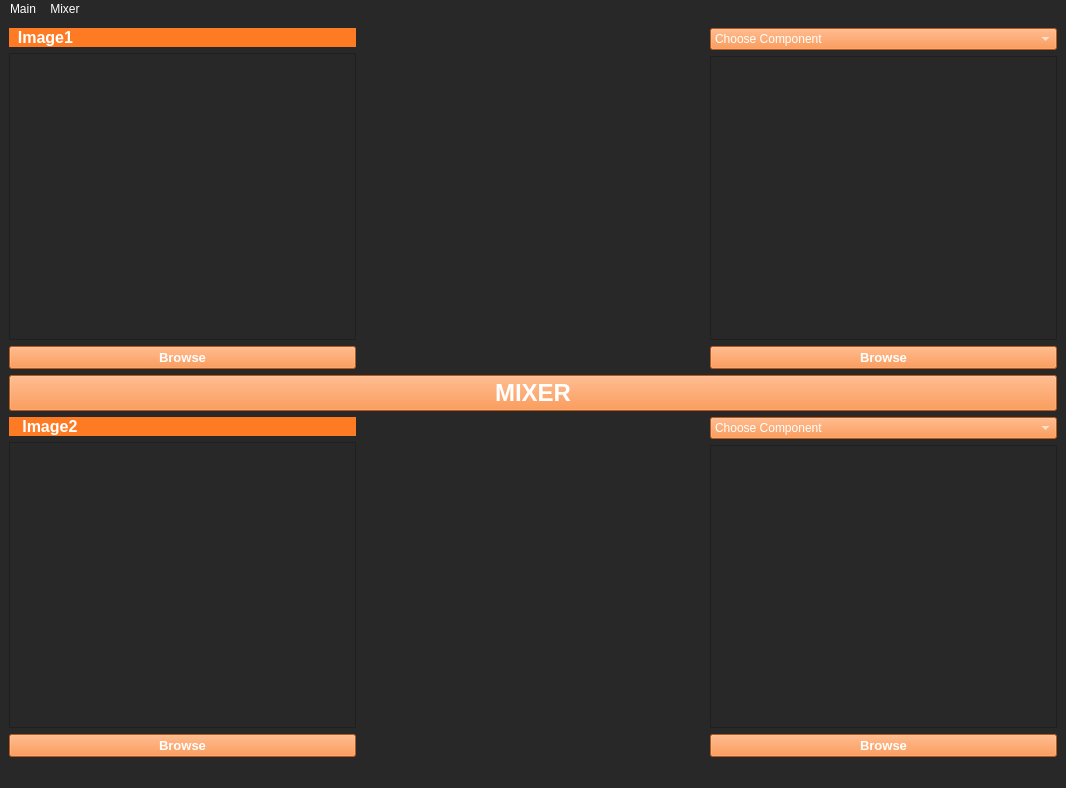
<?xml version="1.0" encoding="UTF-8"?>
<ui version="4.0">
 <class>MainWindow</class>
 <widget class="QMainWindow" name="MainWindow">
  <property name="geometry">
   <rect>
    <x>0</x>
    <y>0</y>
    <width>1066</width>
    <height>788</height>
   </rect>
  </property>
  <property name="windowTitle">
   <string>MainWindow</string>
  </property>
  <property name="styleSheet">
   <string notr="true">background-color: rgb(40, 40, 40);
color: rgb(255, 255, 255);</string>
  </property>
  <widget class="QWidget" name="centralwidget">
   <layout class="QGridLayout" name="gridLayout_9">
    <item row="0" column="0">
     <layout class="QGridLayout" name="gridLayout_2">
      <item row="0" column="0">
       <layout class="QGridLayout" name="gridLayout">
        <item row="0" column="0">
         <widget class="QLabel" name="label1">
          <property name="font">
           <font>
            <pointsize>12</pointsize>
            <weight>75</weight>
            <bold>true</bold>
           </font>
          </property>
          <property name="styleSheet">
           <string notr="true">
background-color: rgb(255, 123, 35);</string>
          </property>
          <property name="text">
           <string>  Image1</string>
          </property>
         </widget>
        </item>
        <item row="1" column="0">
         <widget class="PlotWidget" name="imageViewer1">
          <property name="styleSheet">
           <string notr="true">background-color: rgb(40,40, 40);</string>
          </property>
         </widget>
        </item>
       </layout>
      </item>
      <item row="1" column="0">
       <widget class="QPushButton" name="browseImage1">
        <property name="font">
         <font>
          <pointsize>10</pointsize>
          <weight>75</weight>
          <bold>true</bold>
         </font>
        </property>
        <property name="styleSheet">
         <string notr="true">
background-color: rgb(255, 123, 35);</string>
        </property>
        <property name="text">
         <string>Browse</string>
        </property>
       </widget>
      </item>
      <item row="0" column="1">
       <spacer name="horizontalSpacer">
        <property name="orientation">
         <enum>Qt::Horizontal</enum>
        </property>
        <property name="sizeHint" stdset="0">
         <size>
          <width>148</width>
          <height>20</height>
         </size>
        </property>
       </spacer>
      </item>
      <item row="0" column="2" rowspan="2">
       <layout class="QGridLayout" name="gridLayout_6">
        <item row="0" column="0">
         <layout class="QGridLayout" name="gridLayout_4">
          <item row="0" column="0">
           <widget class="QComboBox" name="comboBox">
            <property name="styleSheet">
             <string notr="true">
background-color: rgb(255, 123, 35);</string>
            </property>
            <item>
             <property name="text">
              <string>Choose Component</string>
             </property>
            </item>
            <item>
             <property name="text">
              <string>Magnitude</string>
             </property>
            </item>
            <item>
             <property name="text">
              <string>Phase</string>
             </property>
            </item>
            <item>
             <property name="text">
              <string>Real</string>
             </property>
            </item>
            <item>
             <property name="text">
              <string>Imaginary</string>
             </property>
            </item>
           </widget>
          </item>
          <item row="1" column="0">
           <widget class="PlotWidget" name="graph1">
            <property name="styleSheet">
             <string notr="true">background-color: rgb(40, 40, 40);</string>
            </property>
           </widget>
          </item>
         </layout>
        </item>
        <item row="1" column="0">
         <widget class="QPushButton" name="browseBtn1">
          <property name="font">
           <font>
            <pointsize>10</pointsize>
            <weight>75</weight>
            <bold>true</bold>
           </font>
          </property>
          <property name="autoFillBackground">
           <bool>false</bool>
          </property>
          <property name="styleSheet">
           <string notr="true">
background-color: rgb(255, 123, 35);</string>
          </property>
          <property name="text">
           <string>Browse</string>
          </property>
         </widget>
        </item>
       </layout>
      </item>
     </layout>
    </item>
    <item row="2" column="0">
     <layout class="QGridLayout" name="gridLayout_8">
      <item row="0" column="0">
       <layout class="QGridLayout" name="gridLayout_3">
        <item row="0" column="0">
         <widget class="QLabel" name="label2">
          <property name="font">
           <font>
            <pointsize>12</pointsize>
            <weight>75</weight>
            <bold>true</bold>
           </font>
          </property>
          <property name="styleSheet">
           <string notr="true">
background-color: rgb(255, 123, 35);</string>
          </property>
          <property name="text">
           <string>   Image2</string>
          </property>
         </widget>
        </item>
        <item row="1" column="0">
         <widget class="PlotWidget" name="imageViewer2">
          <property name="styleSheet">
           <string notr="true">background-color: rgb(40, 40, 40);</string>
          </property>
         </widget>
        </item>
        <item row="2" column="0">
         <widget class="QPushButton" name="browseImage1_2">
          <property name="font">
           <font>
            <pointsize>10</pointsize>
            <weight>75</weight>
            <bold>true</bold>
           </font>
          </property>
          <property name="styleSheet">
           <string notr="true">
background-color: rgb(255, 123, 35);</string>
          </property>
          <property name="text">
           <string>Browse</string>
          </property>
         </widget>
        </item>
       </layout>
      </item>
      <item row="0" column="1">
       <spacer name="horizontalSpacer_2">
        <property name="orientation">
         <enum>Qt::Horizontal</enum>
        </property>
        <property name="sizeHint" stdset="0">
         <size>
          <width>148</width>
          <height>20</height>
         </size>
        </property>
       </spacer>
      </item>
      <item row="0" column="2">
       <layout class="QGridLayout" name="gridLayout_7">
        <item row="0" column="0">
         <layout class="QGridLayout" name="gridLayout_5">
          <item row="0" column="0">
           <widget class="QComboBox" name="comboBox_2">
            <property name="styleSheet">
             <string notr="true">
background-color: rgb(255, 123, 35);</string>
            </property>
            <item>
             <property name="text">
              <string>Choose Component </string>
             </property>
            </item>
            <item>
             <property name="text">
              <string>Magnitude</string>
             </property>
            </item>
            <item>
             <property name="text">
              <string>Phase</string>
             </property>
            </item>
            <item>
             <property name="text">
              <string>Real</string>
             </property>
            </item>
            <item>
             <property name="text">
              <string>Imaginary</string>
             </property>
            </item>
           </widget>
          </item>
          <item row="1" column="0">
           <widget class="PlotWidget" name="graph2"/>
          </item>
         </layout>
        </item>
        <item row="1" column="0">
         <widget class="QPushButton" name="browsebtn2">
          <property name="font">
           <font>
            <pointsize>10</pointsize>
            <weight>75</weight>
            <bold>true</bold>
           </font>
          </property>
          <property name="styleSheet">
           <string notr="true">
background-color: rgb(255, 123, 35);</string>
          </property>
          <property name="text">
           <string>Browse</string>
          </property>
         </widget>
        </item>
       </layout>
      </item>
     </layout>
    </item>
    <item row="1" column="0">
     <widget class="QPushButton" name="mixerBtn">
      <property name="font">
       <font>
        <pointsize>18</pointsize>
        <weight>75</weight>
        <bold>true</bold>
       </font>
      </property>
      <property name="styleSheet">
       <string notr="true">
background-color: rgb(255, 123, 35);</string>
      </property>
      <property name="text">
       <string>MIXER</string>
      </property>
     </widget>
    </item>
   </layout>
  </widget>
  <widget class="QMenuBar" name="menubar">
   <property name="geometry">
    <rect>
     <x>0</x>
     <y>0</y>
     <width>1066</width>
     <height>26</height>
    </rect>
   </property>
   <widget class="QMenu" name="menuMain">
    <property name="title">
     <string>Main</string>
    </property>
   </widget>
   <widget class="QMenu" name="menuMixer">
    <property name="title">
     <string>Mixer</string>
    </property>
    <addaction name="separator"/>
   </widget>
   <addaction name="menuMain"/>
   <addaction name="menuMixer"/>
  </widget>
  <widget class="QStatusBar" name="statusbar"/>
 </widget>
 <customwidgets>
  <customwidget>
   <class>PlotWidget</class>
   <extends>QGraphicsView</extends>
   <header location="global">pyqtgraph</header>
  </customwidget>
 </customwidgets>
 <resources/>
 <connections/>
</ui>
